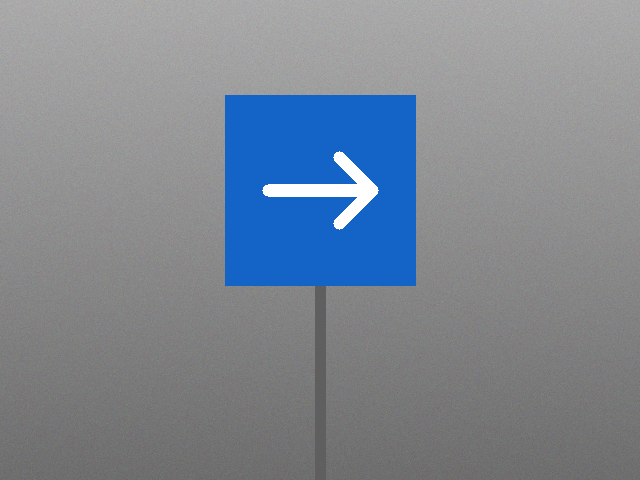
#> input picture road-vision-analyzer/data/sample/synthetic_direction.png, 640 x 480 px; its folder holds only this picture in this run
$ python -i traffic_sign.py   (imports and definitions only)
#> lines starting #> are read from the running program, lines starting #| are printed output that depends on the picture
"""Rule-based traffic sign detection and classification (classical Computer Vision).

Pipeline: BGR -> HSV -> colour mask (red/blue/yellow) -> morphology -> contours ->
geometric filtering -> shape analysis -> rule-based classification -> heuristic confidence.
"""
from __future__ import annotations

import math
from typing import Any

import cv2
import numpy as np

from . import preprocessing as prep
from .config import (DARK_MAX_VALUE, HSV_RANGES, SIGN_PARAMS, WHITE_MAX_SATURATION,
                     WHITE_MIN_VALUE, SignParams)
from .utils import make_bbox, suppress_overlaps

SIGN_TYPES = ("STOP", "SPEED_LIMIT", "NO_ENTRY", "WARNING", "DIRECTION", "UNKNOWN")

# Shapes accepted as a good match for each sign type (used by the confidence score).
EXPECTED_SHAPES = {
    "STOP": {"Octagon"},
    "SPEED_LIMIT": {"Circle"},
    "NO_ENTRY": {"Circle"},
    "WARNING": {"Triangle", "Square"},
    "DIRECTION": {"Square", "Rectangle", "Circle"},
}


# ----------------------------------------------------------------------------- colour masks
# [6 lines left out: function build_color_mask, not called in this run]


def clean_mask(mask: np.ndarray, kernel_size: int) -> np.ndarray:
    """Close small holes (e.g. letters inside a sign) then remove small noise."""
    return prep.morph_open(prep.morph_close(mask, kernel_size), kernel_size)


# ----------------------------------------------------------------------------- candidates
# [28 lines that did not run here, left out]


# ----------------------------------------------------------------------------- shape analysis
# [26 lines that did not run here, left out]


# ----------------------------------------------------------------------------- interior features
def extract_interior_features(candidate: dict[str, Any]) -> dict[str, float]:
    """Measure colour coverage and white/dark patterns inside the candidate shape."""
    x, y, w, h = candidate["bbox"]
    shifted_hull = candidate["hull"] - np.array([[x, y]])
    shape_mask = np.zeros((h, w), np.uint8)
    cv2.drawContours(shape_mask, [shifted_hull.astype(np.int32)], -1, 255, thickness=-1)
    shape_area = max(1, int(np.count_nonzero(shape_mask)))

    roi_hsv = candidate["hsv"][y:y + h, x:x + w]
    roi_color = candidate["mask"][y:y + h, x:x + w]
    inside = shape_mask > 0
    white = (roi_hsv[..., 1] < WHITE_MAX_SATURATION) & (roi_hsv[..., 2] > WHITE_MIN_VALUE) & inside
    dark = (roi_hsv[..., 2] < DARK_MAX_VALUE) & inside

    # Central window (60% x 60%) and central horizontal strip (60% wide x 20% tall).
    cy0, cy1, cx0, cx1 = int(0.2 * h), int(0.8 * h), int(0.2 * w), int(0.8 * w)
    by0, by1 = int(0.4 * h), int(0.6 * h)
    center_dark = dark[cy0:cy1, cx0:cx1]
    bar_white = white[by0:max(by1, by0 + 1), cx0:cx1]
    return {
        "color_fraction": float(np.count_nonzero((roi_color > 0) & inside)) / shape_area,
        "white_ratio": float(np.count_nonzero(white)) / shape_area,
        "center_dark_ratio": float(np.count_nonzero(center_dark)) / max(1, center_dark.size),
        "bar_white_ratio": float(np.count_nonzero(bar_white)) / max(1, bar_white.size),
    }


# ----------------------------------------------------------------------------- classification
def classify_sign(color: str, shape: str, features: dict[str, float]) -> tuple[str, float]:
    """Rule-based classification. Returns (sign_type, evidence_score in 0..1)."""
    if color == "red":
        if shape == "Octagon":
            return "STOP", 1.0 if features["white_ratio"] > 0.03 else 0.7
        if shape == "Circle":
            if features["color_fraction"] >= 0.6:  # mostly solid red disc
                if features["bar_white_ratio"] > 0.6:
                    return "NO_ENTRY", 1.0
            elif features["center_dark_ratio"] > 0.02:  # red ring + dark digits inside
                return "SPEED_LIMIT", 1.0
        if shape == "Triangle":
            return "WARNING", 1.0 if features["white_ratio"] > 0.2 else 0.7
    elif color == "yellow":
        if shape in ("Triangle", "Square"):
            return "WARNING", 0.8
    elif color == "blue":
        if shape in ("Square", "Rectangle", "Circle"):
            return "DIRECTION", 1.0 if features["white_ratio"] > 0.03 else 0.6
    return "UNKNOWN", 0.0


def _clip01(value: float) -> float:
    return max(0.0, min(1.0, value))


# [43 lines left out: functions compute_confidence, detect_traffic_signs, not called in this run]

>>> import cv2
>>> picture = cv2.imread('../data/sample/synthetic_direction.png', cv2.IMREAD_GRAYSCALE)
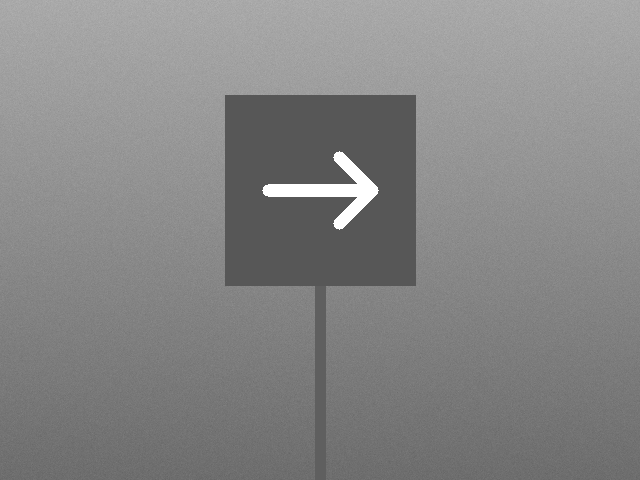
#> picture: shape (480, 640); min 87, max 255, mean 133.3
#> (the run stopped early here; a loop or call above may not have finished)
